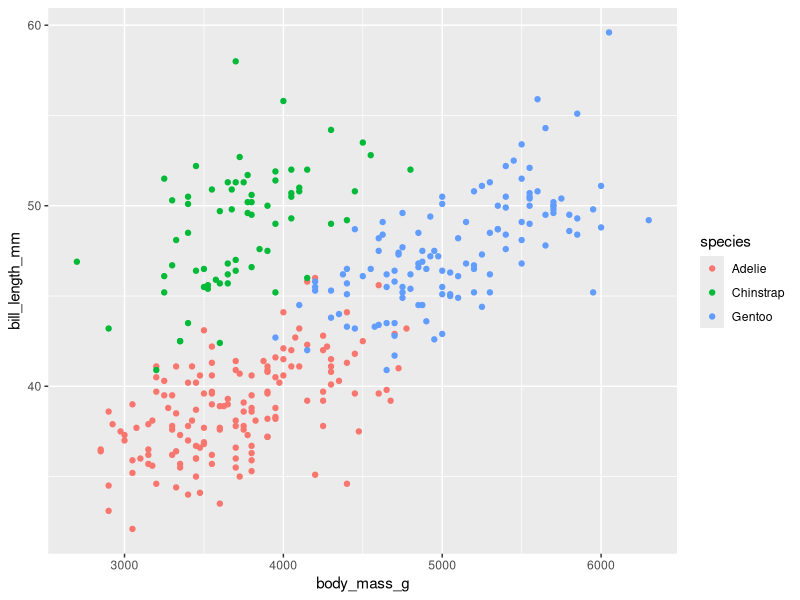
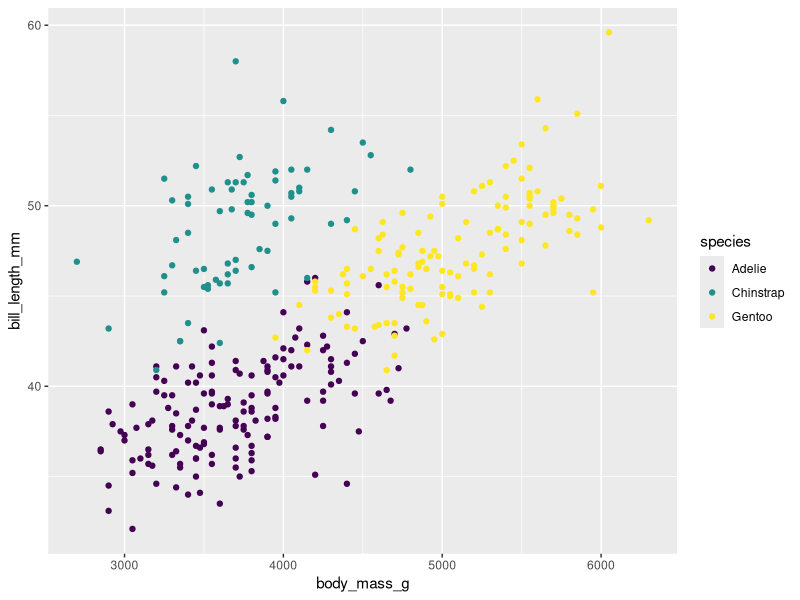

Write R code to recreate these figures, in order.
## ---- chunk 1
#| label: load-packages
#| warning: false

library(tidyverse)
library(palmerpenguins) #The data set name is penguins
## ---- chunk 2
#| label: glimpse

# insert code here

## ---- chunk 3
#| label: boxplot-weight

# insert code here

## ---- chunk 4
#| label: boxplot-weight-species

# insert code here

## ---- chunk 5
#| label: color-demo

p <- penguins |> 
  ggplot(
    aes(x = body_mass_g, y = bill_length_mm , color = species)
  ) + 
    geom_point() 


p

p + scale_colour_viridis_d()

## ---- chunk 6
#| label: on-your-own

